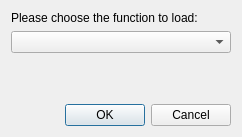
<?xml version="1.0" encoding="UTF-8"?>
<ui version="4.0">
 <class>FunctionDialog</class>
 <widget class="QDialog" name="FunctionDialog">
  <property name="geometry">
   <rect>
    <x>0</x>
    <y>0</y>
    <width>242</width>
    <height>137</height>
   </rect>
  </property>
  <property name="sizePolicy">
   <sizepolicy hsizetype="Fixed" vsizetype="Fixed">
    <horstretch>0</horstretch>
    <verstretch>0</verstretch>
   </sizepolicy>
  </property>
  <property name="windowTitle">
   <string>Load Function</string>
  </property>
  <layout class="QVBoxLayout" name="verticalLayout">
   <item>
    <widget class="QLabel" name="label">
     <property name="text">
      <string>Please choose the function to load:</string>
     </property>
    </widget>
   </item>
   <item>
    <widget class="QComboBox" name="functionList"/>
   </item>
   <item>
    <spacer name="verticalSpacer">
     <property name="orientation">
      <enum>Qt::Vertical</enum>
     </property>
     <property name="sizeHint" stdset="0">
      <size>
       <width>20</width>
       <height>40</height>
      </size>
     </property>
    </spacer>
   </item>
   <item>
    <widget class="QDialogButtonBox" name="buttonBox">
     <property name="orientation">
      <enum>Qt::Horizontal</enum>
     </property>
     <property name="standardButtons">
      <set>QDialogButtonBox::Cancel|QDialogButtonBox::Ok</set>
     </property>
    </widget>
   </item>
  </layout>
 </widget>
 <resources/>
 <connections>
  <connection>
   <sender>buttonBox</sender>
   <signal>accepted()</signal>
   <receiver>FunctionDialog</receiver>
   <slot>accept()</slot>
   <hints>
    <hint type="sourcelabel">
     <x>248</x>
     <y>254</y>
    </hint>
    <hint type="destinationlabel">
     <x>157</x>
     <y>274</y>
    </hint>
   </hints>
  </connection>
  <connection>
   <sender>buttonBox</sender>
   <signal>rejected()</signal>
   <receiver>FunctionDialog</receiver>
   <slot>reject()</slot>
   <hints>
    <hint type="sourcelabel">
     <x>316</x>
     <y>260</y>
    </hint>
    <hint type="destinationlabel">
     <x>286</x>
     <y>274</y>
    </hint>
   </hints>
  </connection>
 </connections>
</ui>
